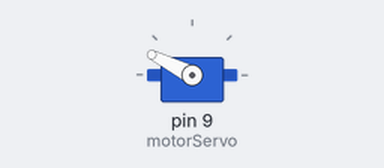
A sketch run on a simulated Arduino Uno, built with avr-gcc and run on an emulated ATmega328P. Parts: servo.

Above: at 0.15 s.
At 9.52 s:
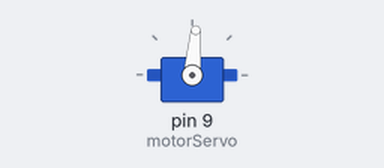
At 19.86 s:
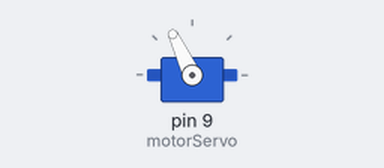
At 39.56 s:
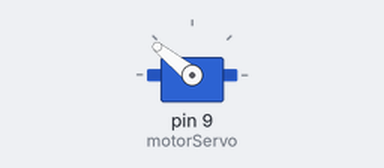
Timing chart, 0 to 40.0 s (numbered marks = the images above):
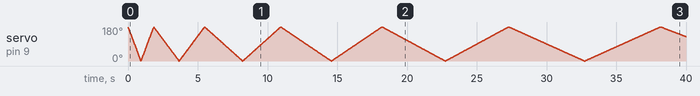

The sketch:

TP1B_punto_C.ino
```cpp
// Lograr que el servo varíe la velocidad de giro de su eje de extremo a extremo (secuencia automática).

#include <Servo.h>
Servo motorServo;

int pos;
int velocidad = 5;

void setup() {
  motorServo.attach(9);
}

void loop() {
  //Sentido antihorario
  for(pos = 180; pos >= 0; pos -= 1){
    motorServo.write(pos);
    delay(velocidad);
  }

  // Sentido horario
  for(pos = 0; pos <= 180; pos += 1){
    motorServo.write(pos);
    delay(velocidad);
  }
  velocidad = velocidad + 5; //Cada 2 giros de extremo a extremo disminuye la velocidad de giro
}
```
